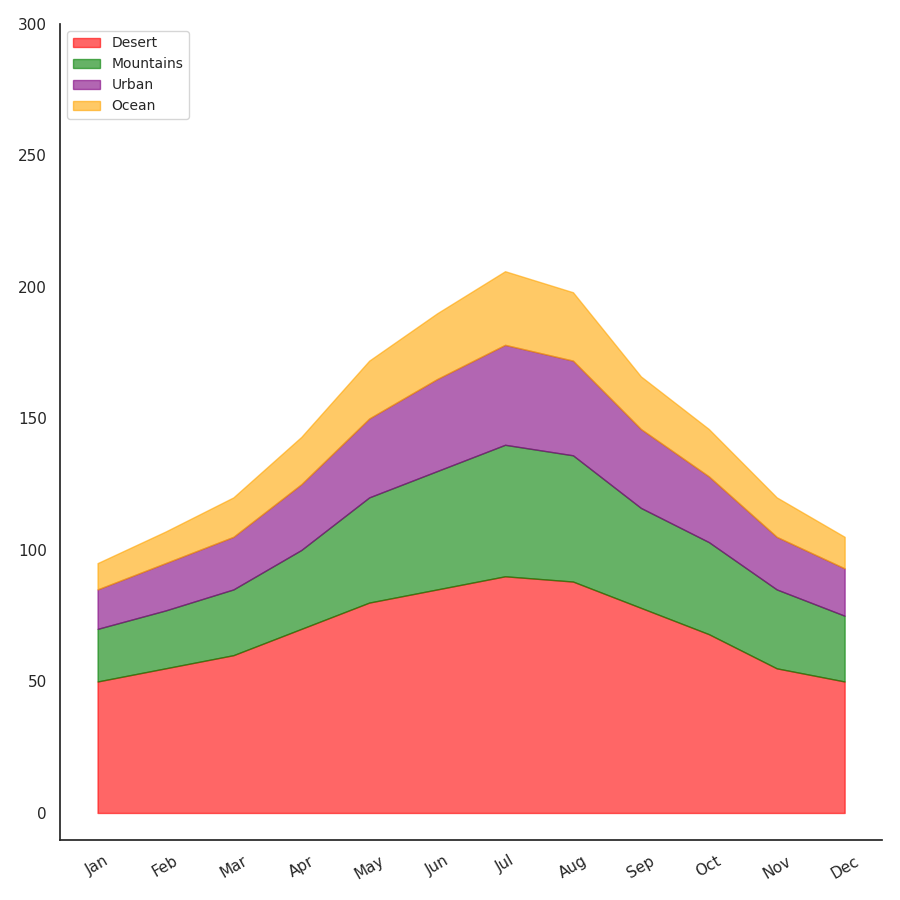

Write the Python code that produced this figure.
import matplotlib.pyplot as plt
import numpy as np

months = np.array(["Jan", "Feb", "Mar", "Apr", "May", "Jun", "Jul", "Aug", "Sep", "Oct", "Nov", "Dec"])
desert_generation = np.array([50, 55, 60, 70, 80, 85, 90, 88, 78, 68, 55, 50])
mountains_generation = np.array([20, 22, 25, 30, 40, 45, 50, 48, 38, 35, 30, 25])
urban_generation = np.array([15, 18, 20, 25, 30, 35, 38, 36, 30, 25, 20, 18])
ocean_generation = np.array([10, 12, 15, 18, 22, 25, 28, 26, 20, 18, 15, 12])

total_generation = desert_generation + mountains_generation + urban_generation + ocean_generation

fig, ax = plt.subplots(figsize=(9, 9))

ax.fill_between(months, 0, desert_generation, color='red', alpha=0.6, label='Desert')
ax.fill_between(months, desert_generation, desert_generation + mountains_generation, color='green', alpha=0.6, label='Mountains')
ax.fill_between(months, desert_generation + mountains_generation, desert_generation + mountains_generation + urban_generation, color='purple', alpha=0.6, label='Urban')
ax.fill_between(months, desert_generation + mountains_generation + urban_generation, total_generation, color='orange', alpha=0.6, label='Ocean')

ax.grid(False)  # Disable the grid for stylistic variation
ax.set_xticks(months)
ax.tick_params(axis='x', rotation=30)  # Changed rotation for visual variety
ax.set_yticks(np.arange(0, 301, 50))

ax.spines['top'].set_visible(False)  # Hide the top border
ax.spines['right'].set_visible(False) # Hide the right border

ax.legend(loc='upper left', fontsize='small')  # Add a legend with labels

plt.tight_layout()
plt.show()
